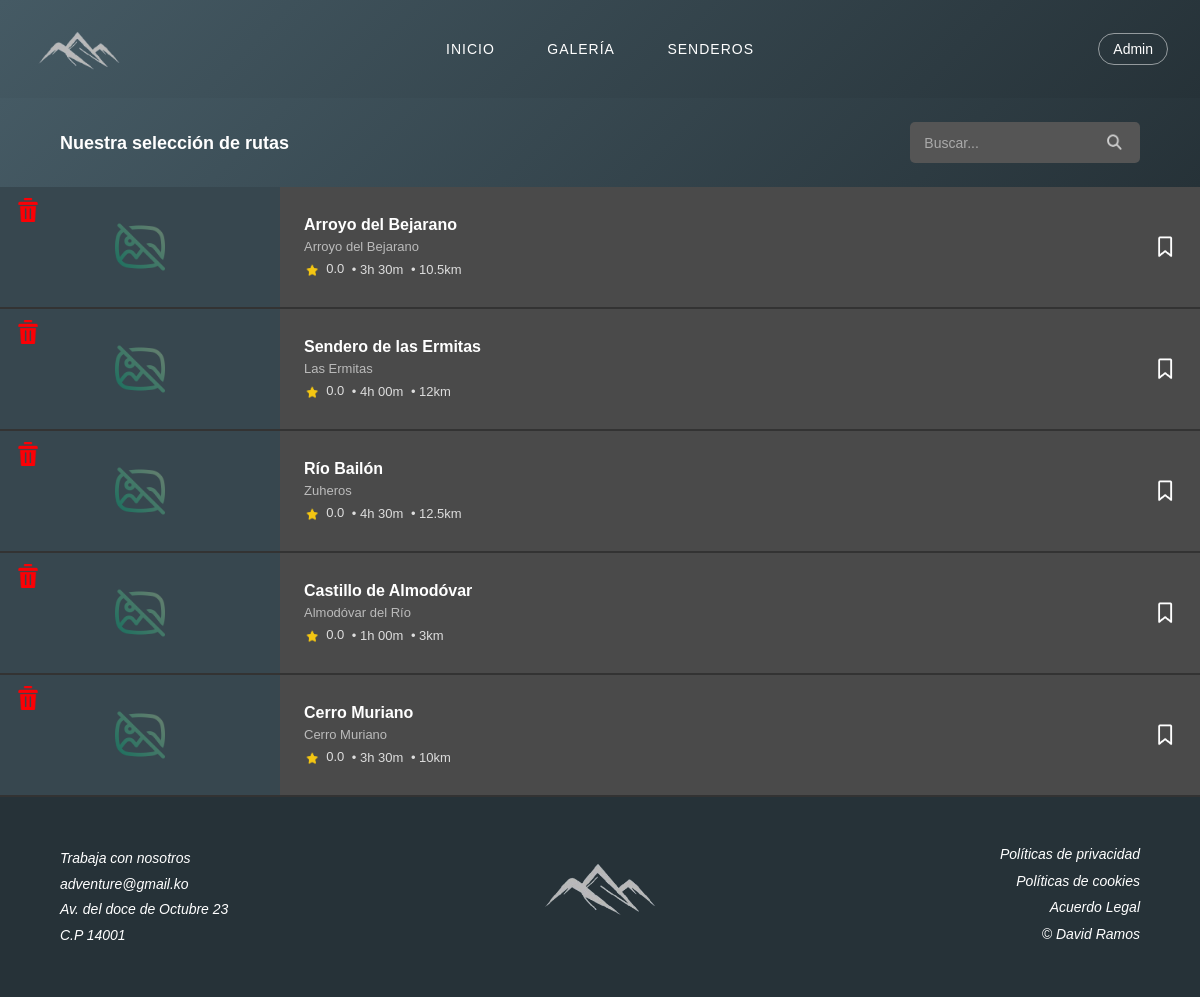
The page /category_page.php (signed in) on the database its author committed.
### tables this page shows
CREATE TABLE `ruta` (
  `id_ruta` int(11) NOT NULL,
  `id_usuario` int(11) NOT NULL,
  `id_ubicacion` int(11) NOT NULL,
  `titulo` varchar(255) DEFAULT NULL,
  `nombre_ruta` varchar(255) DEFAULT NULL,
  `descripcion` text DEFAULT NULL,
  `distancia_km` float DEFAULT NULL,
  `duracion_estimada` varchar(50) DEFAULT NULL,
  `dificultad` varchar(50) DEFAULT NULL,
  `desnivel_metros` int(11) DEFAULT NULL,
  `imagen_url` varchar(500) DEFAULT NULL
);

CREATE TABLE `ubicacion` (
  `id_ubicacion` int(11) NOT NULL,
  `nombre` varchar(255) NOT NULL,
  `latitud` decimal(10,8) DEFAULT NULL,
  `longitud` decimal(11,8) DEFAULT NULL
);

### category_page.php (the view, shortened to what this page needs)
<!DOCTYPE html>
<html lang="es">
<head>
    <link rel="stylesheet" href="Includes/styles.css">
</head>
<body id="top">
    <header class="header-general">
        <?php include 'Includes/header.php'; ?>
    </header>
    <main class="categoriaPrincipal">
        <div class="categoriaToolbar">
            <h1>Nuestra selección de rutas</h1>
            <div class="cajaBusqueda">
                <input type="text" id="searchInput" placeholder="Buscar...">
                <button type="submit"><img src="Img/Icons/search.png" alt="Buscar" class="iconoBuscar"></button>
            </div>
        </div>
        <section class="listaRutas">
            <?php
            require_once 'Includes/db.php';
            try {
                $id_usuario = isset($_SESSION['id_usuario']) ? $_SESSION['id_usuario'] : 0;
                $sql = "SELECT r.*, u.nombre as nombre_ubicacion,
                        COALESCE((SELECT AVG(puntuacion) FROM resena WHERE id_ruta = r.id_ruta), 0) as media_puntuacion,
                        (SELECT COUNT(*) FROM favorito WHERE id_ruta = r.id_ruta AND id_usuario = :id_usuario) as es_favorito
                        FROM ruta r
                        JOIN ubicacion u ON r.id_ubicacion = u.id_ubicacion";
                $params = [':id_usuario' => $id_usuario];
                $stmt = $pdo->prepare($sql);
                $stmt->execute($params);
                $rutas = $stmt->fetchAll(PDO::FETCH_ASSOC);
                if (count($rutas) > 0) {
                    foreach ($rutas as $ruta) {
            ?>
                        <article class="tarjetaRuta">
                            <a href="content_page.php?id=<?php echo $ruta['id_ruta']; ?>" class="tarjetaRutaEnlace">
                                <div class="tarjetaRutaImagen">
                                    <?php if (!empty($ruta['imagen_url'])): ?>
                                        <img src="<?php echo htmlspecialchars($ruta['imagen_url']); ?>" alt="Imagen ruta">
                                    <?php else: ?>
                                        <div class="sinFoto"><img src="Img/Icons/sin-imagen.png" alt="Sin foto"></div>
                                    <?php endif; ?>
                                </div>
                                <div class="tarjetaRutaInfo">
                                    <h2><?php echo htmlspecialchars($ruta['nombre_ruta']); ?></h2>
                                    <p class="tarjetaRutaUbicacion"><?php echo htmlspecialchars($ruta['nombre_ubicacion']); ?></p>
                                    <div class="tarjetaRutaEstadisticas">
                                        <span><img src="Img/Icons/star.png" alt="Estrella" class="iconoEstrella"> <?php echo number_format($ruta['media_puntuacion'], 1); ?></span>
                                        <span>• <?php echo htmlspecialchars($ruta['duracion_estimada']); ?></span>
                                        <span>• <?php echo htmlspecialchars($ruta['distancia_km']); ?>km</span>
                                    </div>
                                </div>
                            </a>
                            <button class="botonMarcador" data-id="<?php echo $ruta['id_ruta']; ?>">
                                <?php if ($ruta['es_favorito'] > 0): ?>
                                    <img src="Img/Icons/favorito_solid.png" alt="Favorito" class="iconoFavorito">
                                <?php else: ?>
                                    <img src="Img/Icons/favourite.png" alt="Favorito" class="iconoFavorito">
                                <?php endif; ?>
                            </button>
                            <?php
                            if (isset($_SESSION['rol']) && $_SESSION['rol'] === 'admin'):
                            ?>
                                <form action="delete_route.php" method="POST" class="formEliminar" onsubmit="return confirm('¿Estás seguro de que quieres eliminar esta ruta?');" style="position: absolute; top: 10px; left: 10px; z-index: 10;">
                                    <button type="submit" class="botonEliminar" style="background: none; border: none; cursor: pointer;">
                                        <img src="Img/Icons/delete.png" alt="Eliminar" title="Eliminar ruta" style="width: 24px; height: 24px;">
                                    </button>
                                </form>
                            <?php endif; ?>
                        </article>
            <?php
                    }
                } else {
                    echo "<p>No hay rutas disponibles actualmente.</p>";
                }
            } catch (PDOException $e) {
                echo "<p>Error al cargar las rutas: " . $e->getMessage() . "</p>";
            }
            ?>
        </section>
    </main>
    <footer>
        <?php include 'Includes/footer.php'; ?>
    </footer>
</body>
</html>

### Includes/styles.css (style rules this page uses)
body { margin: 0; font-family: 'Montserrat', sans-serif; background-color: #f0f3f5; min-height: 100vh; display: flex; flex-direction: column; }
footer { background-color: #263238; padding: 3em 5%; }
.categoriaPrincipal { background-color: #2d2d2d; flex: 1; }
.categoriaToolbar { padding: 1.5em 5%; background-color: #1a1a2e; background-image: url("../Img/fondo.jpg"); background-size: cover; background: linear-gradient(135deg, #455A64 0%, #263238 100%); display: flex; justify-content: space-between; align-items: center; flex-wrap: wrap; position: relative; z-index: 10; }
.categoriaToolbar h1 { color: white; font-size: 18px; font-weight: bold; margin: 0; line-height: 36px; }
.cajaBusqueda { background-color: #555; border-radius: 5px; overflow: hidden; display: flex; align-items: center; }
.cajaBusqueda input { background-color: transparent; border: none; color: white; padding: 0.6em 1em; font-size: 14px; width: 150px; outline: none; }
.cajaBusqueda input::placeholder { color: #aaa; }
.cajaBusqueda button { background-color: transparent; border: none; color: white; padding: 0.6em 1em; cursor: pointer; }
.listaRutas { padding: 0; margin: 0; }
.tarjetaRuta { display: block; background-color: #4a4a4a; border-bottom: 2px solid #333; position: relative; box-sizing: border-box; }
.tarjetaRutaEnlace { display: table; width: 100%; text-decoration: none; color: inherit; padding-right: 50px; box-sizing: border-box; }
.tarjetaRutaImagen { display: table-cell; vertical-align: middle; width: 280px; }
.tarjetaRutaImagen img { width: 280px; height: 120px; object-fit: cover; display: block; }
.sinFoto { display: flex; align-items: center; justify-content: center; width: 100%; height: 100%; min-height: 120px; background-color: #37474F; }
.sinFoto img { width: 50px; height: 50px; opacity: 0.4; object-fit: contain; box-shadow: none; border-radius: 0; }
.tarjetaRutaInfo { display: table-cell; vertical-align: middle; padding: 1em 1.5em; }
.tarjetaRutaInfo h2 { color: white; font-size: 16px; font-weight: bold; margin: 0 0 0.3em 0; }
.tarjetaRutaUbicacion { color: #bbb; font-size: 13px; margin: 0 0 0.5em 0; }
.tarjetaRutaEstadisticas { color: #ddd; font-size: 13px; }
.tarjetaRutaEstadisticas span { margin-right: 0.3em; vertical-align: middle; }
.iconoEstrella { width: 16px; height: 16px; vertical-align: middle; margin-right: 0.2em; }
.botonMarcador { position: absolute; top: 50%; right: 20px; margin-top: -15px; background: none; border: none; cursor: pointer; padding: 0; }
.iconoFavorito { width: 30px; height: 30px; }
.iconoBuscar { width: 25px; height: 25px; vertical-align: middle; }
.header-general { background: linear-gradient(135deg, #455A64 0%, #263238 100%); position: relative; z-index: 1000; }

### rows shown on the page
ruta: nombre_ruta "Arroyo del Bejarano", id_ubicacion.nombre "Arroyo del Bejarano", media_puntuacion "0.0", duracion_estimada "3h 30m", distancia_km "10.5"
ruta: nombre_ruta "Sendero de las Ermitas", id_ubicacion.nombre "Las Ermitas", media_puntuacion "0.0", duracion_estimada "4h 00m", distancia_km "12"
ruta: nombre_ruta "Río Bailón", id_ubicacion.nombre "Zuheros", media_puntuacion "0.0", duracion_estimada "4h 30m", distancia_km "12.5"
ruta: nombre_ruta "Castillo de Almodóvar", id_ubicacion.nombre "Almodóvar del Río", media_puntuacion "0.0", duracion_estimada "1h 00m", distancia_km "3"
ruta: nombre_ruta "Cerro Muriano", id_ubicacion.nombre "Cerro Muriano", media_puntuacion "0.0", duracion_estimada "3h 30m", distancia_km "10"

### other values the page prints
$_SESSION['usuario'] "Admin"
